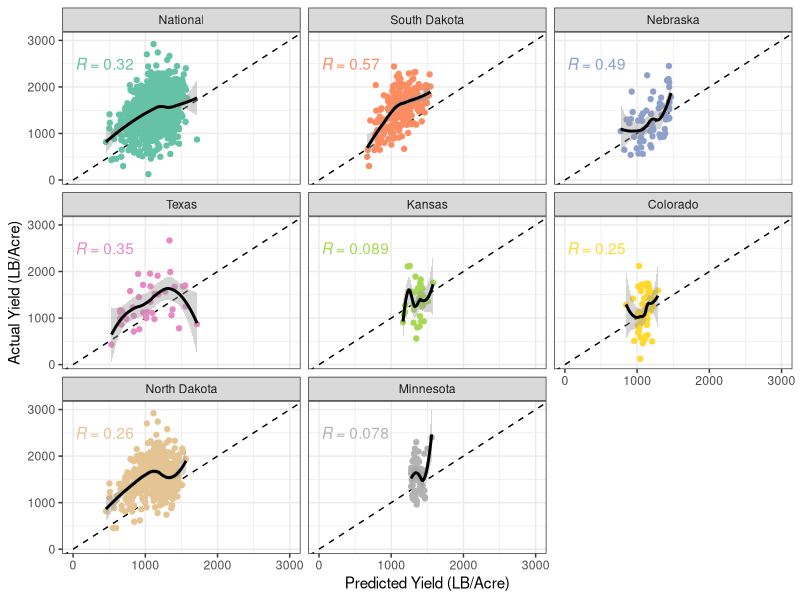

Write the R code that produced this figure. (Note: this script raises an error after producing the figure.)


rm(list = ls())

packages <- c("here","tidyverse","ggpubr","stringi")

lapply(packages, require,character.only=T)


### Loading the files which contain the test errors ##

Errors_test <- read.csv(here::here("Processed_Datasets",
                              "Errors.csv")) %>% 
                                            filter(Dataset == "Test") 


Pred_versus_actual_state <- Errors_test %>% 
                               dplyr::select(State,Predictions,Yield,Year) 


Pred_versus_actual_state_National <- Pred_versus_actual_state

#replace multiple patterns in name column
Pred_versus_actual_state_National$State <- stri_replace_all_regex(Pred_versus_actual_state_National$State,
                                                      pattern=c('CO', 'KS', 'TX',
                                                                'NE','ND','SD',
                                                                'MN'),
                                          replacement=c('National','National',
                                                        'National','National',
                                                        'National','National',
                                                        'National'),
                                                         vectorize=FALSE)

National_and_state_pred_versus_actual <- rbind(Pred_versus_actual_state_National,
                                               Pred_versus_actual_state) 

National_and_state_pred_versus_actual <- National_and_state_pred_versus_actual %>% 
                                          mutate(State = case_when(str_detect(State,
                                                                                "CO") ~ 
                                                                       "Colorado",
                                                                     str_detect(State,
                                                                                "KS") ~ 
                                                                       "Kansas",
                                                                     str_detect(State,
                                                                                "MN") ~ 
                                                                       "Minnesota",
                                                                     str_detect(State,
                                                                                "ND") ~ 
                                                                       "North Dakota",
                                                                     str_detect(State,
                                                                                "NE") ~
                                                                       "Nebraska",
                                                                     str_detect(State,
                                                                                "SD") ~
                                                                       "South Dakota",
                                                                   str_detect(State,
                                                                              "TX") ~
                                                                     "Texas",
                                                                   str_detect(State,
                                                                              "National") ~
                                                                     "National"))

National_and_state_pred_versus_actual$State <- factor(National_and_state_pred_versus_actual$State,
                                                      levels = c("National",
                                                                 "South Dakota",
                                                                 "Nebraska",
                                                                 "Texas",
                                                                 "Kansas",
                                                                 "Colorado",
                                                                 "North Dakota",
                                                                 "Minnesota"))


#### Plotting the prediction versus actual ### 

National_and_state_pred_versus_actual %>% 
  ggplot(aes(x= Predictions,
             y= Yield,
             group=State,
             color=State)) +
  geom_abline(linetype = "dashed") +
  geom_point() +
  xlim(0,3000) +
  geom_smooth(color = 'black') +
  stat_cor(aes(label = ..r.label..),
           label.x=30, label.y=2500)+
  scale_color_manual("Regions",
                     values = c("#66C2A5","#FC8D62","#8DA0CB","#E78AC3","#A6D854",
                                "#FFD92F","#E5C494","#B3B3B3")) +
  facet_wrap(~State) +
  labs(x = "Predicted Yield (LB/Acre)",
       y="Actual Yield (LB/Acre)") +
  theme(text = element_text(size = 10)) +
  theme_bw() +
  theme(legend.position = "none")


ggsave("Figure 4.svg")

